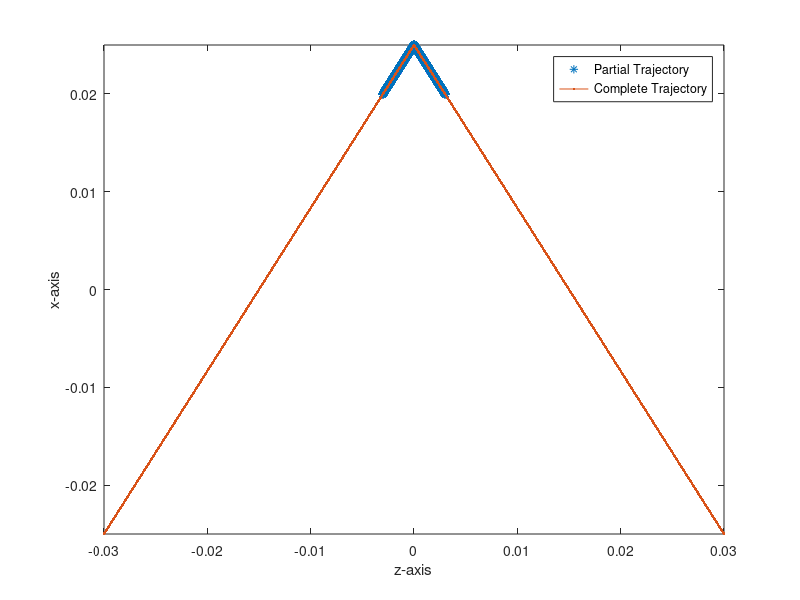

Source code (MATLAB):
clear all
close all
clc

fs = 0.5e6;
f_drive = 50e3;
FOV_x = 0.05;
FOV_z = 0.06;
time = 2; % time to traverse whole FOV
numTrianglePeriods = 1; % number of triangle zig-zags in whole movement


numPeriods = time*f_drive; % number of drive periods during whole FOV scan
numPeriodsPerTriangle = numPeriods/numTrianglePeriods; % number of drive periods per triangle periods (regarding to the movement in x-direction)
samplePerPeriods = fs*time/numPeriods; % number of samples per period

robotSpeed_z = FOV_z/time; % robot arm movement speed in z direction (m/s)
robotSpeed_x = FOV_x*numTrianglePeriods*2/time; % robot arm movement speed in x direction (m/s)

traversedFOVz = [-0.03 0.03]; % z-axis FOV that is of interest (m)
traversedFOVx = [0.02 0.025]; % x-axis FOV that is of interest (m)

xi = robotSpeed_x*time/numPeriods;

k11 = round((traversedFOVx(1)+FOV_x/2)/xi);
k12 = round((traversedFOVx(2)+FOV_x/2)/xi)-1;

k21 = round((-traversedFOVx(2)+FOV_x/2)/xi)+numPeriodsPerTriangle/2;
k22 = round((-traversedFOVx(1)+FOV_x/2)/xi)+numPeriodsPerTriangle/2-1;


simPeriods = [k11:k12, k21:k22]; % simulated periods

numTrianglePeriods = numTrianglePeriods/2;
p = 1/numTrianglePeriods;

x_partial = []; % zeros(length(simPeriods)*samplePerPeriods, 1);
z_partial = []; % zeros(length(simPeriods)*samplePerPeriods, 1);
for k=simPeriods
    t = (k*samplePerPeriods:((k+1)*samplePerPeriods-1))/fs; 
    x_partial = [x_partial FOV_x*(2*abs(2*(t/p - floor(t/p + 0.5)))-1)/2]; % robot arm movement in x direction w.r.t. time
    z_partial = [z_partial FOV_z/time*t - FOV_z/2]; % robot arm movement in z direction w.r.t. time
end


t = (0:fs*time-1)/fs;
x = FOV_x*(2*abs(2*(t/p - floor(t/p + 0.5)))-1)/2;
z = FOV_z/time*t - FOV_z/2;

figure; plot(z_partial, x_partial, '*'); hold on;
plot(z, x, '.-');
xlabel('z-axis'); ylabel('x-axis')
xlim([-0.03 0.03]); ylim([-0.025 0.025])

legend('Partial Trajectory', 'Complete Trajectory')